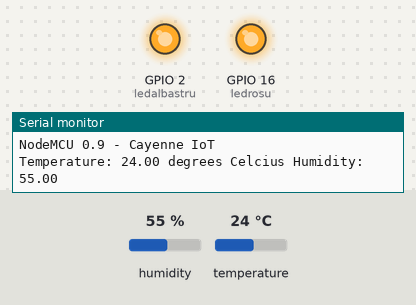
The sketch below on a simulated ESP8266 (NodeMCU). On the bench: output pins drawn as LEDs (lit = HIGH), the last lines printed to the serial monitor. Inputs (shaded band) come from the test bench; at power-on: humidity 55 %, temperature 24 °C.

Above: at 3.3 s.
3.4 s: humidity set to 68 %
At 10.5 s:
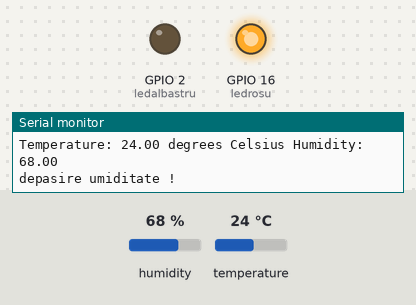
12.4 s: temperature set to 28 °C
21.7 s: humidity set to 62 %
31.8 s: humidity set to 59 %
At 41.7 s:
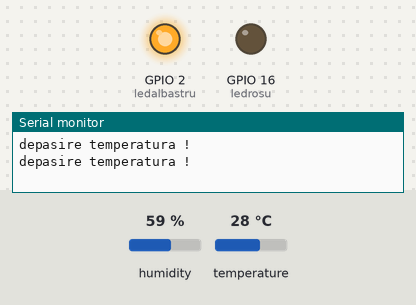
42.0 s: humidity set to 88 %
At 52.1 s:
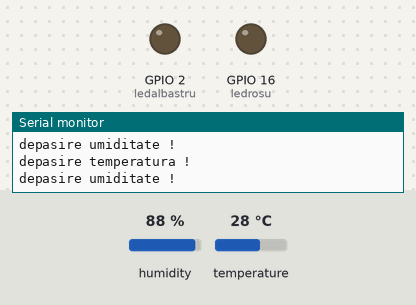
Timing chart, 0 to 53.1 s (numbered marks = the images above; inputs shaded):
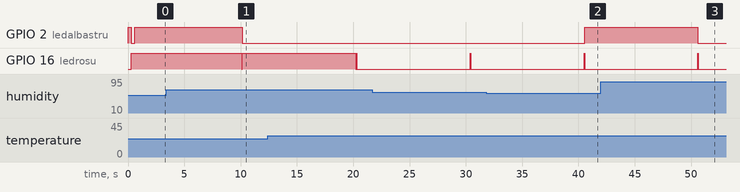

Measured:
- the behaviour switches between 61 and 60 % on humidity (found by bisection; images 1 and 2)
- after the input at 3.4 s, GPIO 2 (ledalbastru): goes on until 10.2 s, then stays LOW
- after the input at 31.8 s, GPIO 2 (ledalbastru): LOW → HIGH after 8.7 s
- after the input at 42.0 s, GPIO 2 (ledalbastru): goes on until 50.6 s, then stays LOW

The sketch:

NodeMCU_DHT22_Cayenne.ino
```cpp
// This example shows how to connect to Cayenne using an ESP8266 and send/receive sample data.
// Make sure you install the ESP8266 Board Package via the Arduino IDE Board Manager and select the correct ESP8266 board before compiling.
// small changes by Nicu FLORICA aka niq_ro, 27.11.2017, Craiova - Romania
// see http://nicuflorica.blogspot.ro/search?q=nodemcu

#include <DHT.h>
#define DHTPIN 5 // what pin we're connected to
// note GPIO5 is D1 at NodeMCU - http://www.14core.com/wp-content/uploads/2015/06/Node-MCU-Pin-Out-Diagram1.png
//#define DHTTYPE DHT11   // DHT 11
#define DHTTYPE DHT22   // DHT 22
DHT dht(DHTPIN, DHTTYPE,11);

#define ledalbastru 2 // blue led GPIO2 is D4
#define ledrosu 16  //  red led GPIO16 is D0
float t, h;

//#define CAYENNE_DEBUG
#define CAYENNE_PRINT Serial
#include <CayenneMQTTESP8266.h>

// WiFi network info.
char ssid[] = "name_of_wifi_network";
char wifiPassword[] = "password_for_wifi_network";

// Cayenne authentication info. This should be obtained from the Cayenne Dashboard.
char username[] = "MQTT Username";
char password[] = "MQTT Password";
char clientID[] = "Client ID";

unsigned long lastMillis = 0;

void setup() {
	Serial.begin(9600);
  Serial.println();
  Serial.println("NodeMCU 0.9 - Cayenne IoT");
  dht.begin();
  //delay(1000);
//  pinMode(BUILTIN_LED, OUTPUT);     // Initialize the BUILTIN_LED pin as an output
  pinMode(ledrosu, OUTPUT);     // Initialize the BUILTIN_LED pin as an output
  pinMode(ledalbastru, OUTPUT);     // Initialize the BUILTIN_LED pin as an output
//  digitalWrite(BUILTIN_LED, HIGH);   // Turn the LED off
  digitalWrite(ledrosu, HIGH);   // Turn the LED off
  digitalWrite(ledalbastru, HIGH);   // Turn the LED off
  digitalWrite(ledrosu, LOW);   // Turn the LED off
//  digitalWrite(BUILTIN_LED, LOW);   // Turn the LED on
  delay(300);
  //digitalWrite(BUILTIN_LED, HIGH);   // Turn the LED off
  digitalWrite(ledrosu, HIGH);   // Turn the LED off
  digitalWrite(ledalbastru, LOW);   // Turn the LED off
  delay(300);
  digitalWrite(ledalbastru, HIGH);   // Turn the LED off

  h = dht.readHumidity();
  t = dht.readTemperature();
  Serial.print("Temperature: ");
  Serial.print(t);
  Serial.print(" degrees Celcius Humidity: ");
  Serial.println(h);
	Cayenne.begin(username, password, clientID, ssid, wifiPassword);
}

void loop() {
	Cayenne.loop();

	//Publish data every 10 seconds (10000 milliseconds). Change this value to publish at a different interval.
	if (millis() - lastMillis > 10000) {
  h = dht.readHumidity();
  t = dht.readTemperature();
  Serial.print("Temperature: ");
  Serial.print(t);
  Serial.print(" degrees Celsius Humidity: ");
  Serial.println(h);
  if (isnan(h) || isnan(t)) {
    Serial.println("Failed to read from DHT sensor!");
    return;
  }

		lastMillis = millis();
		//Write data to Cayenne here. This example just sends the current uptime in milliseconds.
		//Cayenne.virtualWrite(0, lastMillis);
		//Some examples of other functions you can use to send data.
		Cayenne.celsiusWrite(1, t);
    Cayenne.virtualWrite(0, h);
		//Cayenne.luxWrite(2, 700);
		//Cayenne.virtualWrite(3, 50, TYPE_PROXIMITY, UNIT_CENTIMETER);

   digitalWrite(ledrosu, LOW);   // Turn the LED off
//  digitalWrite(BUILTIN_LED, LOW);   // Turn the LED on
  delay(50);
  //digitalWrite(BUILTIN_LED, HIGH);   // Turn the LED off
  digitalWrite(ledrosu, HIGH);   // Turn the LED off
  digitalWrite(ledalbastru, LOW);   // Turn the LED off
  delay(50);
  digitalWrite(ledalbastru, HIGH);   // Turn the LED off
	}
/*
if (t > 25.00)  digitalWrite(BUILTIN_LED, LOW);   // Turn the LED on (Note that LOW is the voltage level
else digitalWrite(BUILTIN_LED, HIGH);   // Turn the LED off
*/
if (t > 25.00)
{
  digitalWrite(ledrosu, LOW);   // Turn the LED on (Note that LOW is the voltage level
  Serial.println("depasire temperatura !");
}
else digitalWrite(ledrosu, HIGH);   // Turn the LED off

if (h > 60.00)
{
digitalWrite(ledalbastru, LOW);   // Turn the LED on (Note that LOW is the voltage level
Serial.println("depasire umiditate !");
}
else digitalWrite(ledalbastru, HIGH);   // Turn the LED off

}

//Default function for processing actuator commands from the Cayenne Dashboard.
//You can also use functions for specific channels, e.g CAYENNE_IN(1) for channel 1 commands.
CAYENNE_IN_DEFAULT()
{
	CAYENNE_LOG("CAYENNE_IN_DEFAULT(%u) - %s, %s", request.channel, getValue.getId(), getValue.asString());
	//Process message here. If there is an error set an error message using getValue.setError(), e.g getValue.setError("Error message");
}
```
